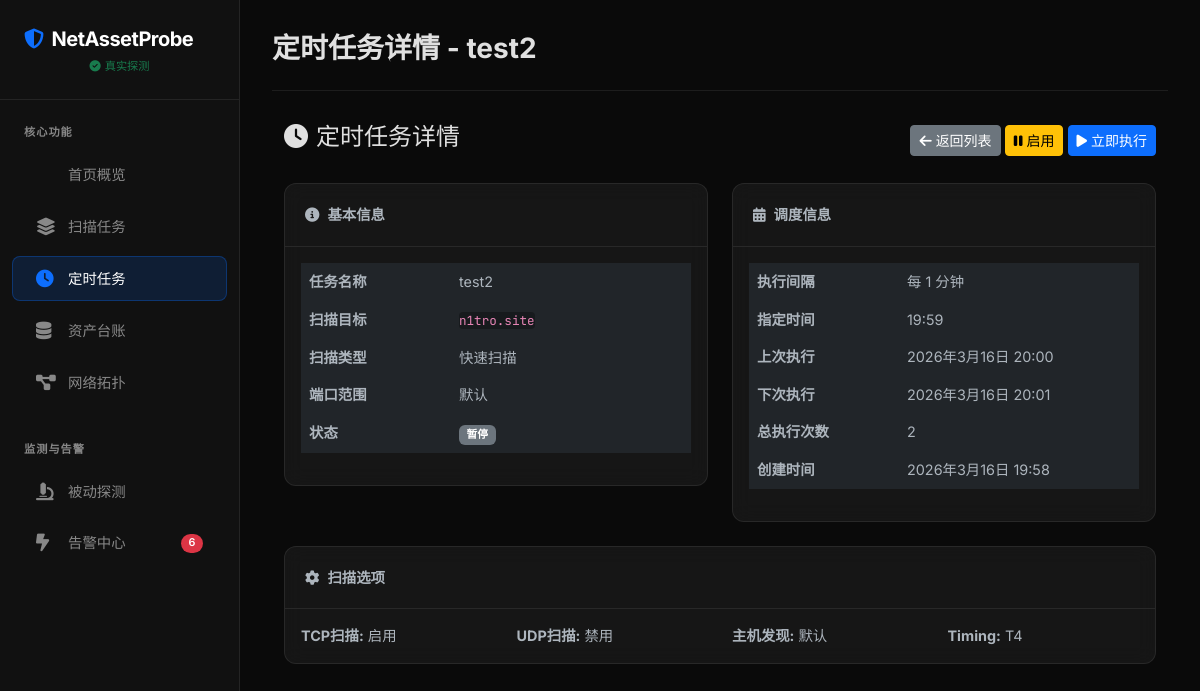
The app's page /scheduled/3/ with its own data.
### scanner/models.py (models this page shows, shortened)
class ScheduledTask(models.Model):
    INTERVAL_CHOICES = (
        ('MINUTES', '按分钟'),
        ('HOURS', '按小时'),
        ('DAILY', '每天'),
        ('WEEKLY', '每周'),
    )
    STATUS_CHOICES = (
        ('ACTIVE', '启用'),
        ('PAUSED', '暂停'),
    )
    name = models.CharField(max_length=100, verbose_name="任务名称")
    target = models.CharField(max_length=255, verbose_name="扫描目标")
    scan_type = models.CharField(max_length=20, choices=Task.SCAN_CHOICES, default='quick')
    ports = models.CharField(max_length=100, blank=True, null=True)
    enable_tcp = models.BooleanField(default=True)
    enable_udp = models.BooleanField(default=False)
    tcp_scan = models.CharField(max_length=20, choices=Task.TCP_SCAN_CHOICES, default='SYN')
    host_discovery = models.CharField(max_length=20, choices=Task.HOST_DISCOVERY_CHOICES, default='DEFAULT')
    timing = models.IntegerField(default=4)
    use_scripts = models.BooleanField(default=False)
    script_categories = models.CharField(max_length=100, blank=True, null=True)
    interval_type = models.CharField(max_length=20, choices=INTERVAL_CHOICES, default='DAILY')
    interval_value = models.IntegerField(default=1, help_text="间隔值，如每1小时、每2天")
    specific_time = models.TimeField(null=True, blank=True, help_text="指定执行时间 (HH:MM)")
    day_of_week = models.CharField(max_length=20, blank=True, null=True, help_text="周几执行 (1-7逗号分隔)")
    status = models.CharField(max_length=20, choices=STATUS_CHOICES, default='ACTIVE')
    last_run = models.DateTimeField(null=True, blank=True, verbose_name="上次执行")
    next_run = models.DateTimeField(verbose_name="下次执行")
    created_at = models.DateTimeField(auto_now_add=True)
    total_runs = models.IntegerField(default=0, verbose_name="总执行次数")
    class Meta:
        ordering = ['next_run']
        verbose_name = "定时任务"
        verbose_name_plural = "定时任务"

### scanner/views.py (the view)
# urls.py: path('scheduled/<int:pk>/', views.ScheduledTaskDetailView.as_view(), name='scheduled_task_detail'),
class ScheduledTaskDetailView(DetailView):
    model = ScheduledTask
    template_name = 'scanner/scheduled_task_detail.html'
    context_object_name = 'scheduled_task'

### scanner/context_processors.py (called while the page is built)
def global_settings(request):
    return {
        'unread_alerts_count': Alert.objects.filter(status='UNREAD').count(),
        'simulation_mode': getattr(settings, 'SCANNER_SIMULATION_MODE', False)
    }

### scanner/templates/scanner/scheduled_task_detail.html (shortened to what this page needs)
{% extends 'scanner/base.html' %}
{% block title %}定时任务详情 - {{ scheduled_task.name }}{% endblock %}
{% block content %}
<div class="container-fluid">
    <div class="d-flex justify-content-between align-items-center mb-4">
        <h4><i class="fas fa-clock me-2"></i>定时任务详情</h4>
        <div>
            <a href="{% url 'scheduled_task_list' %}" class="btn btn-secondary btn-sm">
                <i class="fas fa-arrow-left me-1"></i>返回列表
            </a>
            <a href="{% url 'scheduled_task_toggle' scheduled_task.id %}" class="btn btn-warning btn-sm">
                <i class="fas fa-pause me-1"></i>{% if scheduled_task.status == 'ACTIVE' %}暂停{% else %}启用{% endif %}
            </a>
            <a href="{% url 'scheduled_task_run_now' scheduled_task.id %}" class="btn btn-primary btn-sm">
                <i class="fas fa-play me-1"></i>立即执行
            </a>
        </div>
    </div>
    <div class="row">
        <div class="col-md-6">
            <div class="card mb-4">
                <div class="card-header">
                    <i class="fas fa-info-circle me-2"></i>基本信息
                </div>
                <div class="card-body">
                    <table class="table table-borderless">
                        <tr>
                            <th width="150">任务名称</th>
                            <td>{{ scheduled_task.name }}</td>
                        </tr>
                        <tr>
                            <th>扫描目标</th>
                            <td><code>{{ scheduled_task.target }}</code></td>
                        </tr>
                        <tr>
                            <th>扫描类型</th>
                            <td>{{ scheduled_task.get_scan_type_display|default:scheduled_task.scan_type }}</td>
                        </tr>
                        <tr>
                            <th>端口范围</th>
                            <td>{{ scheduled_task.ports|default:"默认" }}</td>
                        </tr>
                        <tr>
                            <th>状态</th>
                            <td>
                                {% if scheduled_task.status == 'ACTIVE' %}
                                <span class="badge bg-success">启用</span>
                                {% else %}
                                <span class="badge bg-secondary">暂停</span>
                                {% endif %}
                            </td>
                        </tr>
                    </table>
                </div>
            </div>
        </div>
        <div class="col-md-6">
            <div class="card mb-4">
                <div class="card-header">
                    <i class="fas fa-calendar-alt me-2"></i>调度信息
                </div>
                <div class="card-body">
                    <table class="table table-borderless">
                        <tr>
                            <th width="150">执行间隔</th>
                            <td>
                                {% if scheduled_task.interval_type == 'MINUTES' %}
                                    每 {{ scheduled_task.interval_value }} 分钟
                                {% elif scheduled_task.interval_type == 'HOURS' %}
                                    每 {{ scheduled_task.interval_value }} 小时
                                {% elif scheduled_task.interval_type == 'DAILY' %}
                                    每 {{ scheduled_task.interval_value }} 天
                                {% elif scheduled_task.interval_type == 'WEEKLY' %}
                                    每1周
                                {% endif %}
                            </td>
                        </tr>
                        <tr>
                            <th>指定时间</th>
                            <td>{{ scheduled_task.specific_time|default:"-" }}</td>
                        </tr>
                        <tr>
                            <th>上次执行</th>
                            <td>{{ scheduled_task.last_run|default:"从未" }}</td>
                        </tr>
                        <tr>
                            <th>下次执行</th>
                            <td>{{ scheduled_task.next_run|default:"-" }}</td>
                        </tr>
                        <tr>
                            <th>总执行次数</th>
                            <td>{{ scheduled_task.total_runs|default:0 }}</td>
                        </tr>
                        <tr>
                            <th>创建时间</th>
                            <td>{{ scheduled_task.created_at }}</td>
                        </tr>
                    </table>
                </div>
            </div>
        </div>
    </div>
    <div class="card">
        <div class="card-header">
            <i class="fas fa-cog me-2"></i>扫描选项
        </div>
        <div class="card-body">
            <div class="row">
                <div class="col-md-3">
                    <strong>TCP扫描:</strong> {% if scheduled_task.enable_tcp %}启用{% else %}禁用{% endif %}
                </div>
                <div class="col-md-3">
                    <strong>UDP扫描:</strong> {% if scheduled_task.enable_udp %}启用{% else %}禁用{% endif %}
                </div>
                <div class="col-md-3">
                    <strong>主机发现:</strong> {{ scheduled_task.get_host_discovery_display|default:scheduled_task.host_discovery }}
                </div>
                <div class="col-md-3">
                    <strong>Timing:</strong> T{{ scheduled_task.timing|default:4 }}
                </div>
            </div>
        </div>
    </div>
</div>
{% endblock %}

### scanner/templates/scanner/base.html (style rules this page uses)
:root { --dark-bg: #0a0a0a; --card-bg: rgba(30, 30, 30, 0.6); --sidebar-bg: #111111; --accent-color: #0d6efd; --border-color: rgba(255, 255, 255, 0.08); --glass-bg: rgba(255, 255, 255, 0.03); --text-main: #e0e0e0; --text-muted: #888888; }
body { font-family: 'Inter', -apple-system, BlinkMacSystemFont, "Segoe UI", Roboto, sans-serif; font-size: .9rem; background-color: var(--dark-bg); color: var(--text-main); overflow-x: hidden; }
.card { background-color: var(--card-bg); backdrop-filter: blur(10px); -webkit-backdrop-filter: blur(10px); border: 1px solid var(--border-color); border-radius: 12px; transition: transform 0.3s ease, box-shadow 0.3s ease; }
.card-header { background-color: transparent; border-bottom: 1px solid var(--border-color); padding: 1.25rem; font-weight: 600; }
.badge { padding: 0.4em 0.7em; font-weight: 600; border-radius: 6px; }
code, pre { font-family: 'JetBrains Mono', monospace; background-color: rgba(0, 0, 0, 0.3); border-radius: 4px; }

### records on screen
ScheduledTask: name "test2", target "n1tro.site", scan_type "快速扫描", ports "默认", interval_value "1", specific_time "19:59", last_run "2026年3月16日 20:00", next_run "2026年3月16日 20:01", total_runs "2", created_at "2026年3月16日 19:58", host_discovery "默认", timing "4"

### other values on screen
{{ unread_alerts_count }} "6"
